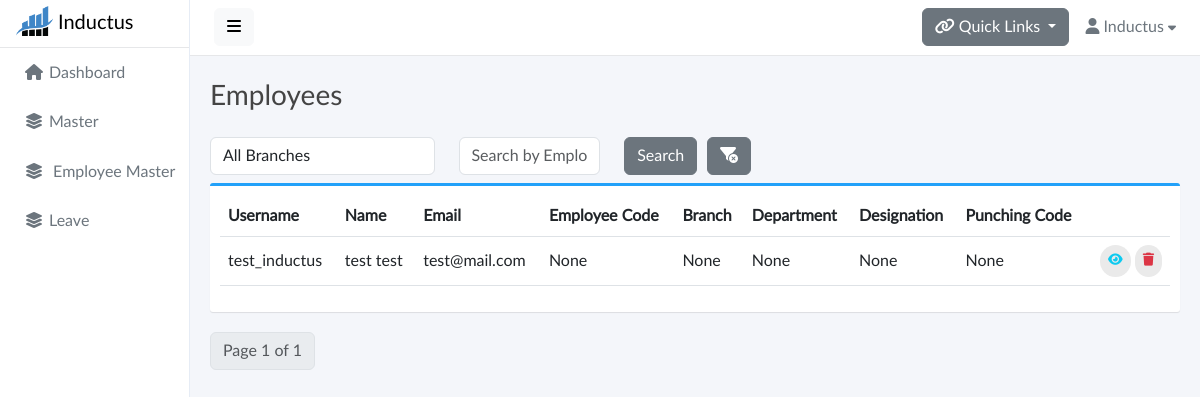
The page /employees_profiles/ (signed in) on the database its author committed.
### base/models.py (models this page shows, shortened)
class Employee(models.Model):
    GENDER_CHOICES = [
        ('Male', 'Male'),
        ('Female', 'Female'),
    ]
    SHIFT_CHOICES = [
        ('General', 'General'),
        ('UNICEF', 'UNICEF'),
    ]
    EMPLOYEE_TYPE_CHOICES = [
        ('Permanent','Permanent')
    ]
    GRADE_CHOICES = [
        ('Employee','Employee'),
        ('Consultant','Consultant'),
        ('UNF Employee','UNF Employee'),
        ('UNF Supervisor','UNF Supervisor'),
    ]
    id = models.CharField(max_length=25,primary_key=True,default=generate_unique_id,editable=False)
    user = models.OneToOneField(User, on_delete=models.CASCADE,editable=False)
    employee_code = models.CharField(max_length=20,unique=True,null=True,blank=True)
    middle_name = models.CharField(max_length=100,blank=True,null=True)
    official_email= models.CharField(max_length=100, blank=True , null=True , unique=True)
    gender = models.CharField(max_length=10, choices=GENDER_CHOICES)
    punching_code = models.IntegerField(unique=True , null=True , blank=True)
    date_of_joining = models.DateField(null=True)
    branch = models.ForeignKey(Branch, on_delete=models.SET_NULL,null=True,blank=True)
    department = models.ForeignKey(Department, on_delete=models.SET_NULL, null=True,blank=True)
    designation = models.ForeignKey(Designation, on_delete=models.SET_NULL,null=True,blank=True)
    employee_type = models.CharField(max_length=100, choices=EMPLOYEE_TYPE_CHOICES)
    shift = models.CharField(max_length=100, choices=SHIFT_CHOICES)
    grade = models.CharField(max_length=100, choices=GRADE_CHOICES)
    reporting_manager = models.ForeignKey(
        'self',
        on_delete=models.SET_NULL,
        null=True,
        blank=True,
        related_name='reportees'
    )
    ctc = models.CharField(max_length=20,null=True,blank=True)
    gross_salary = models.CharField(max_length=20,null=True,blank=True)
    basic_salary = models.CharField(max_length=20,null=True,blank=True)

### base/views.py (the view)
# urls.py: path('employees_profiles/',views.EmployeeView,name='employees'),
@login_required(login_url='signin')
def EmployeeView(request):
    employees = Employee.objects.all()
    branchs = Branch.objects.all()
    departments = Department.objects.all()
    designations = Designation.objects.all()
    numeric_part = 0
    if request.method == 'GET':
        try:
            seleted_branch = request.GET.get('branch')
            if seleted_branch:
                employees = employees.filter(branch__branch_name=seleted_branch)
            employee_name = request.GET.get('employee_name')
            if employee_name:
                employees = employees.filter(Q(first_name__icontains=employee_name) | Q(last_name__icontains=employee_name))
            last_employee = Employee.objects.order_by('-employee_code').first()
            if last_employee:
                last_code = last_employee.employee_code
                if last_code and any(char.isdigit() for char in last_code):
                    numeric_part = int(''.join(filter(str.isdigit, last_code)))
        except Employee.DoesNotExist:
            pass  # Handle the case when no Employee objects exist
    items_per_page = 5
    employees = employees.order_by('id')
    paginator = Paginator(employees, items_per_page)
    page = request.GET.get('page')
    try:
        employees = paginator.page(page)
    except PageNotAnInteger:
        employees = paginator.page(1)
    except EmptyPage:
        employees = paginator.page(paginator.num_pages)
    context = {
        'employees': employees,
        'next_employee_code': numeric_part + 1,
        'designations': designations,
        'departments': departments,
        'branchs': branchs,
        'selected_branch' : seleted_branch,
        'employee_name' : employee_name
    }
    return render(request, 'employee.html', context)

### base/templates/employee.html (shortened to what this page needs)
{% extends 'base.html' %}
{% load static %}
{% block start %}
<div class="content">
  <div class="container">
    <div class="page-title">
      <h3>Employees</h3>
    </div>
      <form method="get" action="{% url 'employees' %}" id="filterform">
        <div class="row">
          <div class="col-sm-3 form-group mt-2 mb-2">
            <select class="form-control" name="branch" id="branch">
                <option value="">All Branches</option>
            </select>
          </div>
          <div class="col-sm-2 form-group mt-2 mb-2">
            <input class="form-control" type="text" name="employee_name"  {% if employee_name %} value="{{employee_name}}" {% else %} placeholder="Search by Employee" {% endif %} />
        </div>
          <div class="col-sm-1 form-group mt-2 mb-2">
            <button type="submit" class="btn btn-secondary">Search</button>
          </div>
          <div class="col-sm-1 form-group mt-2 mb-2">
            <a href="{% url 'employees' %}" class="btn btn-secondary" title="Remove Filters"><i class="fa-solid fa-filter-circle-xmark"></i></i></a>
          </div>
      </div>
    </form>
    <div class="box box-primary">
      <div class="box-body">
        <table width="100%" class="table table-hover" id="dataTables-example">
          <thead>
            <tr>
              <th>Username</th>
              <th>Name</th>
              <th>Email</th>
              <th>Employee Code</th>
              <th>Branch</th>
              <th>Department</th>
              <th>Designation</th>
              <th>Punching Code</th>
              <th></th>
            </tr>
          </thead>
          <tbody>
            {% if employees %}
            {% for employee in employees %}
            <tr>
              <td>{{employee.user.username}}</td>
              <td>{{employee.user.first_name}} {{employee.user.last_name}}</td>
              <td>{{employee.user.email}}</td>
              <td>{{employee.employee_code}}</td>
              <td>{{employee.branch}}</td>
              <td>{{employee.department}}</td>
              <td>{{employee.designation}}</td>
              <td>{{employee.punching_code}}</td>
              <td class="text-end">
                <a href="{% url 'employee_profile' employee.id %}" class="btn btn-outline-info btn-rounded"><i
                    class="fas fa-eye"></i></a>
                <a class="btn btn-outline-danger btn-rounded" data-bs-toggle="modal"
                  data-bs-target="#deleteUserModal{{employee.id}}">
                  <i class="fas fa-trash"></i>
                </a>
              </td>
            </tr>
            {% endfor %}
            {% else %}
            <tr>
              <td>No Record Found</td>
            </tr>
            {% endif %}
          </tbody>
        </table>
      </div>
    </div>
    <nav aria-label="Employee Pagination">
      <ul class="pagination ">
          <li class="page-item disabled">
              <span class="page-link">Page {{ employees.number }} of {{ employees.paginator.num_pages }}</span>
          </li>
      </ul>
  </nav>
  </div>
</div>
{% endblock %}

### static/css/master.css (style rules this page uses)
body, h1, .h1, h2, .h2, h3, .h3, h4, .h4, h5, .h5, h6, .h6, p, a, td { -moz-osx-font-smoothing: grayscale; -webkit-font-smoothing: antialiased; }
body { width: 100%; height: 100%; background: #f4f6fa; font-family: "Lato", "Helvetica Neue", Arial, Helvetica, sans-serif; font-size: 1rem; color: #444; }
#body>.content { position: relative; padding: .5rem; }
#body .content .page-title h3 { margin: 1rem 0; }
.page-title { margin: 0; font-size: 1.5rem; line-height: 1.5555556; }
.box { position: relative; border-radius: 3px; background: #ffffff; border-top: 3px solid #d2d6de; margin-bottom: 20px; width: 100%; box-shadow: 0 1px 1px rgba(0, 0, 0, 0.1); }
.box-body { border-top-left-radius: 0; border-top-right-radius: 0; border-bottom-right-radius: 3px; border-bottom-left-radius: 3px; padding: 10px; }
.box-primary { border-top-color: #22a1f9; }
.btn-rounded { border-radius: 10em; padding: 6px 8px; font-size: small; text-transform: none; text-shadow: none !important; background: #eaeaea; border-color: transparent; border: none; }
a, a:hover, a:focus { color: inherit; text-decoration: none; transition: all 0.3s; }
.table td, .table th { vertical-align: middle; }

### rows shown on the page
Employee: user.username "test_inductus", user.first_name "test", user.last_name "test", user.email "test@mail.com", employee_code "None", branch "None", department "None", designation "None", punching_code "None"

### other values the page prints
{{ employees.number }} "1"
{{ employees.paginator.num_pages }} "1"
